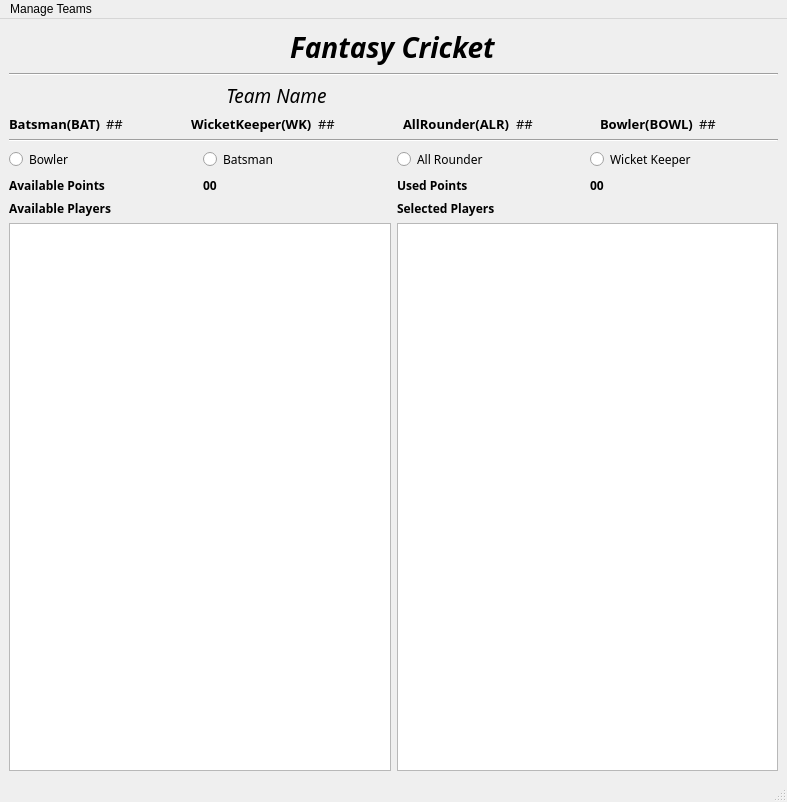
<?xml version="1.0" encoding="UTF-8"?>
<ui version="4.0">
 <class>MainWindow</class>
 <widget class="QMainWindow" name="MainWindow">
  <property name="geometry">
   <rect>
    <x>0</x>
    <y>0</y>
    <width>787</width>
    <height>802</height>
   </rect>
  </property>
  <property name="windowTitle">
   <string>MainWindow</string>
  </property>
  <widget class="QWidget" name="centralwidget">
   <layout class="QVBoxLayout" name="verticalLayout">
    <item>
     <layout class="QHBoxLayout" name="horizontalLayout">
      <item alignment="Qt::AlignHCenter">
       <widget class="QLabel" name="label">
        <property name="font">
         <font>
          <family>Lucida Fax</family>
          <pointsize>21</pointsize>
          <weight>75</weight>
          <italic>true</italic>
          <bold>true</bold>
          <underline>false</underline>
         </font>
        </property>
        <property name="text">
         <string>Fantasy Cricket</string>
        </property>
       </widget>
      </item>
     </layout>
    </item>
    <item>
     <widget class="Line" name="line">
      <property name="font">
       <font>
        <pointsize>16</pointsize>
        <weight>75</weight>
        <bold>true</bold>
       </font>
      </property>
      <property name="orientation">
       <enum>Qt::Horizontal</enum>
      </property>
     </widget>
    </item>
    <item>
     <widget class="QLabel" name="team_name">
      <property name="font">
       <font>
        <family>Lucida Fax</family>
        <pointsize>14</pointsize>
        <italic>true</italic>
       </font>
      </property>
      <property name="text">
       <string>                                            Team Name</string>
      </property>
     </widget>
    </item>
    <item>
     <layout class="QHBoxLayout" name="horizontalLayout_4">
      <item>
       <widget class="QLabel" name="Batsman">
        <property name="font">
         <font>
          <family>Lucida Fax</family>
          <pointsize>10</pointsize>
          <weight>75</weight>
          <bold>true</bold>
         </font>
        </property>
        <property name="text">
         <string>Batsman(BAT)</string>
        </property>
       </widget>
      </item>
      <item>
       <widget class="QLabel" name="batcount">
        <property name="font">
         <font>
          <family>Lucida Fax</family>
          <pointsize>10</pointsize>
         </font>
        </property>
        <property name="text">
         <string>##</string>
        </property>
       </widget>
      </item>
      <item>
       <widget class="QLabel" name="Wicketkeeepr">
        <property name="font">
         <font>
          <family>Lucida Fax</family>
          <pointsize>10</pointsize>
          <weight>75</weight>
          <bold>true</bold>
         </font>
        </property>
        <property name="text">
         <string>WicketKeeper(WK)</string>
        </property>
       </widget>
      </item>
      <item>
       <widget class="QLabel" name="wicketcount">
        <property name="font">
         <font>
          <family>Lucida Fax</family>
          <pointsize>10</pointsize>
         </font>
        </property>
        <property name="text">
         <string>##</string>
        </property>
       </widget>
      </item>
      <item>
       <widget class="QLabel" name="Allrounder">
        <property name="font">
         <font>
          <family>Lucida Fax</family>
          <pointsize>10</pointsize>
          <weight>75</weight>
          <bold>true</bold>
         </font>
        </property>
        <property name="text">
         <string>AllRounder(ALR)</string>
        </property>
       </widget>
      </item>
      <item>
       <widget class="QLabel" name="alrcount">
        <property name="font">
         <font>
          <family>Lucida Fax</family>
          <pointsize>10</pointsize>
         </font>
        </property>
        <property name="text">
         <string>##</string>
        </property>
       </widget>
      </item>
      <item>
       <widget class="QLabel" name="Bowlers">
        <property name="font">
         <font>
          <family>Lucida Fax</family>
          <pointsize>10</pointsize>
          <weight>75</weight>
          <bold>true</bold>
         </font>
        </property>
        <property name="text">
         <string>Bowler(BOWL)</string>
        </property>
       </widget>
      </item>
      <item>
       <widget class="QLabel" name="bowlcount">
        <property name="font">
         <font>
          <family>Lucida Fax</family>
          <pointsize>10</pointsize>
         </font>
        </property>
        <property name="text">
         <string>##</string>
        </property>
       </widget>
      </item>
     </layout>
    </item>
    <item>
     <widget class="Line" name="line_2">
      <property name="orientation">
       <enum>Qt::Horizontal</enum>
      </property>
     </widget>
    </item>
    <item>
     <layout class="QHBoxLayout" name="horizontalLayout_2">
      <item>
       <widget class="QRadioButton" name="bow_rb">
        <property name="font">
         <font>
          <family>Lucida Fax</family>
          <pointsize>9</pointsize>
         </font>
        </property>
        <property name="text">
         <string>Bowler</string>
        </property>
       </widget>
      </item>
      <item>
       <widget class="QRadioButton" name="bat_rb">
        <property name="font">
         <font>
          <family>Lucida Fax</family>
          <pointsize>9</pointsize>
         </font>
        </property>
        <property name="focusPolicy">
         <enum>Qt::StrongFocus</enum>
        </property>
        <property name="text">
         <string>Batsman</string>
        </property>
       </widget>
      </item>
      <item>
       <widget class="QRadioButton" name="ar_rb">
        <property name="font">
         <font>
          <family>Lucida Fax</family>
          <pointsize>9</pointsize>
         </font>
        </property>
        <property name="text">
         <string>All Rounder</string>
        </property>
       </widget>
      </item>
      <item>
       <widget class="QRadioButton" name="wk_rb">
        <property name="font">
         <font>
          <family>Lucida Fax</family>
          <pointsize>9</pointsize>
         </font>
        </property>
        <property name="text">
         <string>Wicket Keeper</string>
        </property>
       </widget>
      </item>
     </layout>
    </item>
    <item>
     <layout class="QHBoxLayout" name="horizontalLayout_3">
      <item>
       <widget class="QLabel" name="Totalplayers">
        <property name="font">
         <font>
          <family>Lucida Fax</family>
          <weight>75</weight>
          <bold>true</bold>
         </font>
        </property>
        <property name="text">
         <string>Available Points </string>
        </property>
       </widget>
      </item>
      <item>
       <widget class="QLabel" name="points_available">
        <property name="font">
         <font>
          <family>Lucida Fax</family>
          <weight>75</weight>
          <bold>true</bold>
         </font>
        </property>
        <property name="text">
         <string>00</string>
        </property>
       </widget>
      </item>
      <item>
       <widget class="QLabel" name="TeamName">
        <property name="font">
         <font>
          <family>Lucida Fax</family>
          <weight>75</weight>
          <bold>true</bold>
         </font>
        </property>
        <property name="text">
         <string>Used Points</string>
        </property>
       </widget>
      </item>
      <item>
       <widget class="QLabel" name="points_used">
        <property name="font">
         <font>
          <family>Lucida Fax</family>
          <weight>75</weight>
          <bold>true</bold>
         </font>
        </property>
        <property name="text">
         <string>00</string>
        </property>
       </widget>
      </item>
     </layout>
    </item>
    <item>
     <layout class="QHBoxLayout" name="horizontalLayout_5">
      <item>
       <widget class="QLabel" name="label_7">
        <property name="font">
         <font>
          <family>Lucida Fax</family>
          <weight>75</weight>
          <bold>true</bold>
         </font>
        </property>
        <property name="text">
         <string>Available Players</string>
        </property>
       </widget>
      </item>
      <item>
       <widget class="QLabel" name="label_6">
        <property name="font">
         <font>
          <family>Lucida Fax</family>
          <weight>75</weight>
          <bold>true</bold>
         </font>
        </property>
        <property name="text">
         <string>Selected Players</string>
        </property>
       </widget>
      </item>
     </layout>
    </item>
    <item>
     <layout class="QHBoxLayout" name="horizontalLayout_6">
      <item>
       <widget class="QListWidget" name="availplayers_lw"/>
      </item>
      <item>
       <widget class="QListWidget" name="selectedplayers_lw"/>
      </item>
     </layout>
    </item>
   </layout>
  </widget>
  <widget class="QMenuBar" name="menubar">
   <property name="geometry">
    <rect>
     <x>0</x>
     <y>0</y>
     <width>787</width>
     <height>25</height>
    </rect>
   </property>
   <widget class="QMenu" name="menuManage_Teams">
    <property name="title">
     <string>Manage Teams</string>
    </property>
    <addaction name="new_team"/>
    <addaction name="open_team"/>
    <addaction name="evaluate_team"/>
    <addaction name="save_team"/>
    <addaction name="actionQuit"/>
   </widget>
   <addaction name="menuManage_Teams"/>
  </widget>
  <widget class="QStatusBar" name="statusbar"/>
  <action name="new_team">
   <property name="text">
    <string>New Team</string>
   </property>
   <property name="shortcut">
    <string>Ctrl+N</string>
   </property>
  </action>
  <action name="open_team">
   <property name="text">
    <string>Open Team</string>
   </property>
   <property name="shortcut">
    <string>Ctrl+O</string>
   </property>
  </action>
  <action name="evaluate_team">
   <property name="text">
    <string>Evaluate Team</string>
   </property>
   <property name="shortcut">
    <string>Ctrl+E</string>
   </property>
  </action>
  <action name="save_team">
   <property name="text">
    <string>Save Team</string>
   </property>
   <property name="shortcut">
    <string>Ctrl+S</string>
   </property>
  </action>
  <action name="actionQuit">
   <property name="text">
    <string>Quit</string>
   </property>
  </action>
 </widget>
 <resources/>
 <connections/>
</ui>
